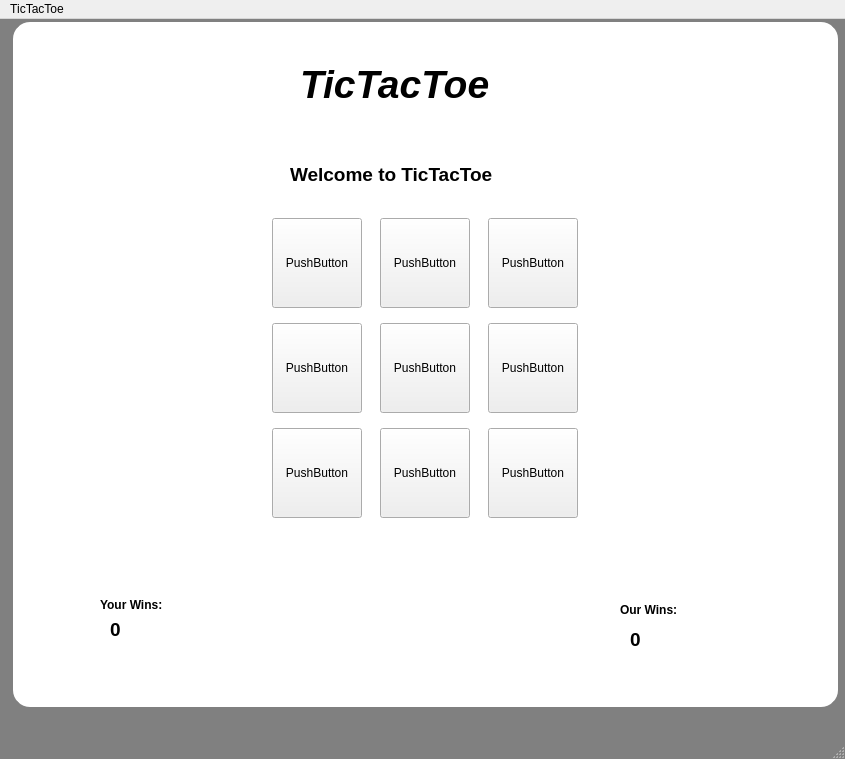
<?xml version="1.0" encoding="UTF-8"?>
<ui version="4.0">
 <class>MainWindow</class>
 <widget class="QMainWindow" name="MainWindow">
  <property name="geometry">
   <rect>
    <x>0</x>
    <y>0</y>
    <width>845</width>
    <height>759</height>
   </rect>
  </property>
  <property name="windowTitle">
   <string>MainWindow</string>
  </property>
  <property name="styleSheet">
   <string notr="true">#MainWindow {
background: gray;
}

#mainFrame {
border: 3px solid gray;
border-radius: 20px;
background: white;
background-image: url(:/grid);
background-repeat: no-repeat no-repeat;
background-position: center center;
background-attachment: fixed;
}

QLabel { background: transparent; }

#startXButton, #startOButton {
color: black;
background-color: QLinearGradient( x1: 0, y1: 0, x2: 0, y2: 1, stop: 0 #FF143C, stop: 0.1 #DD143C, stop: 0.49 #BB143C, stop: 0.5 #99143C, stop: 1 #BB143C);
border-width: 1px;
border-color: #339;
border-style: solid;
border-radius: 7;
padding: 3px;
}
#startXButton {
background-color: QLinearGradient( x1: 0, y1: 0, x2: 0, y2: 1, stop: 0 #3F3, stop: 0.1 #3E3, stop: 0.49 #2B2, stop: 0.5 #2A2, stop: 1 #2B2);
}

#sq1Button, #sq2Button, #sq3Button, #sq4Button, #sq5Button, #sq6Button, #sq7Button, #sq8Button, #sq9Button  { background: transparent; }</string>
  </property>
  <widget class="QWidget" name="centralwidget">
   <widget class="QFrame" name="mainFrame">
    <property name="enabled">
     <bool>true</bool>
    </property>
    <property name="geometry">
     <rect>
      <x>10</x>
      <y>0</y>
      <width>831</width>
      <height>691</height>
     </rect>
    </property>
    <property name="frameShape">
     <enum>QFrame::StyledPanel</enum>
    </property>
    <property name="frameShadow">
     <enum>QFrame::Raised</enum>
    </property>
    <widget class="QWidget" name="layoutWidget">
     <property name="geometry">
      <rect>
       <x>250</x>
       <y>190</y>
       <width>331</width>
       <height>321</height>
      </rect>
     </property>
     <layout class="QGridLayout" name="gridLayout">
      <item row="2" column="1">
       <widget class="QPushButton" name="box7">
        <property name="sizePolicy">
         <sizepolicy hsizetype="Minimum" vsizetype="MinimumExpanding">
          <horstretch>50</horstretch>
          <verstretch>50</verstretch>
         </sizepolicy>
        </property>
        <property name="minimumSize">
         <size>
          <width>90</width>
          <height>90</height>
         </size>
        </property>
        <property name="maximumSize">
         <size>
          <width>90</width>
          <height>90</height>
         </size>
        </property>
        <property name="text">
         <string>PushButton</string>
        </property>
       </widget>
      </item>
      <item row="0" column="0">
       <widget class="QPushButton" name="box3">
        <property name="sizePolicy">
         <sizepolicy hsizetype="Minimum" vsizetype="MinimumExpanding">
          <horstretch>100</horstretch>
          <verstretch>100</verstretch>
         </sizepolicy>
        </property>
        <property name="minimumSize">
         <size>
          <width>90</width>
          <height>90</height>
         </size>
        </property>
        <property name="maximumSize">
         <size>
          <width>90</width>
          <height>90</height>
         </size>
        </property>
        <property name="text">
         <string>PushButton</string>
        </property>
       </widget>
      </item>
      <item row="0" column="1">
       <widget class="QPushButton" name="box4">
        <property name="sizePolicy">
         <sizepolicy hsizetype="Minimum" vsizetype="MinimumExpanding">
          <horstretch>50</horstretch>
          <verstretch>50</verstretch>
         </sizepolicy>
        </property>
        <property name="minimumSize">
         <size>
          <width>90</width>
          <height>90</height>
         </size>
        </property>
        <property name="maximumSize">
         <size>
          <width>90</width>
          <height>90</height>
         </size>
        </property>
        <property name="text">
         <string>PushButton</string>
        </property>
       </widget>
      </item>
      <item row="1" column="1">
       <widget class="QPushButton" name="box2">
        <property name="sizePolicy">
         <sizepolicy hsizetype="Minimum" vsizetype="MinimumExpanding">
          <horstretch>50</horstretch>
          <verstretch>50</verstretch>
         </sizepolicy>
        </property>
        <property name="minimumSize">
         <size>
          <width>90</width>
          <height>90</height>
         </size>
        </property>
        <property name="maximumSize">
         <size>
          <width>90</width>
          <height>90</height>
         </size>
        </property>
        <property name="text">
         <string>PushButton</string>
        </property>
       </widget>
      </item>
      <item row="0" column="2">
       <widget class="QPushButton" name="box5">
        <property name="sizePolicy">
         <sizepolicy hsizetype="Minimum" vsizetype="MinimumExpanding">
          <horstretch>50</horstretch>
          <verstretch>50</verstretch>
         </sizepolicy>
        </property>
        <property name="minimumSize">
         <size>
          <width>90</width>
          <height>90</height>
         </size>
        </property>
        <property name="maximumSize">
         <size>
          <width>90</width>
          <height>90</height>
         </size>
        </property>
        <property name="text">
         <string>PushButton</string>
        </property>
       </widget>
      </item>
      <item row="1" column="0">
       <widget class="QPushButton" name="box1">
        <property name="sizePolicy">
         <sizepolicy hsizetype="Minimum" vsizetype="MinimumExpanding">
          <horstretch>50</horstretch>
          <verstretch>50</verstretch>
         </sizepolicy>
        </property>
        <property name="minimumSize">
         <size>
          <width>90</width>
          <height>90</height>
         </size>
        </property>
        <property name="maximumSize">
         <size>
          <width>90</width>
          <height>90</height>
         </size>
        </property>
        <property name="text">
         <string>PushButton</string>
        </property>
       </widget>
      </item>
      <item row="2" column="0">
       <widget class="QPushButton" name="box0">
        <property name="sizePolicy">
         <sizepolicy hsizetype="Minimum" vsizetype="MinimumExpanding">
          <horstretch>50</horstretch>
          <verstretch>50</verstretch>
         </sizepolicy>
        </property>
        <property name="minimumSize">
         <size>
          <width>90</width>
          <height>90</height>
         </size>
        </property>
        <property name="maximumSize">
         <size>
          <width>90</width>
          <height>90</height>
         </size>
        </property>
        <property name="text">
         <string>PushButton</string>
        </property>
       </widget>
      </item>
      <item row="1" column="2">
       <widget class="QPushButton" name="box6">
        <property name="sizePolicy">
         <sizepolicy hsizetype="Minimum" vsizetype="MinimumExpanding">
          <horstretch>50</horstretch>
          <verstretch>50</verstretch>
         </sizepolicy>
        </property>
        <property name="minimumSize">
         <size>
          <width>90</width>
          <height>90</height>
         </size>
        </property>
        <property name="maximumSize">
         <size>
          <width>90</width>
          <height>90</height>
         </size>
        </property>
        <property name="text">
         <string>PushButton</string>
        </property>
       </widget>
      </item>
      <item row="2" column="2">
       <widget class="QPushButton" name="box8">
        <property name="sizePolicy">
         <sizepolicy hsizetype="Minimum" vsizetype="MinimumExpanding">
          <horstretch>50</horstretch>
          <verstretch>50</verstretch>
         </sizepolicy>
        </property>
        <property name="minimumSize">
         <size>
          <width>90</width>
          <height>90</height>
         </size>
        </property>
        <property name="maximumSize">
         <size>
          <width>90</width>
          <height>90</height>
         </size>
        </property>
        <property name="text">
         <string>PushButton</string>
        </property>
       </widget>
      </item>
     </layout>
    </widget>
    <widget class="QLabel" name="label">
     <property name="geometry">
      <rect>
       <x>290</x>
       <y>30</y>
       <width>251</width>
       <height>71</height>
      </rect>
     </property>
     <property name="font">
      <font>
       <pointsize>29</pointsize>
       <weight>75</weight>
       <italic>true</italic>
       <bold>true</bold>
      </font>
     </property>
     <property name="text">
      <string>TicTacToe</string>
     </property>
    </widget>
    <widget class="QLabel" name="winMessage">
     <property name="geometry">
      <rect>
       <x>280</x>
       <y>130</y>
       <width>261</width>
       <height>51</height>
      </rect>
     </property>
     <property name="font">
      <font>
       <pointsize>14</pointsize>
       <weight>75</weight>
       <bold>true</bold>
      </font>
     </property>
     <property name="text">
      <string>Welcome to TicTacToe</string>
     </property>
    </widget>
    <widget class="QLabel" name="label_3">
     <property name="geometry">
      <rect>
       <x>90</x>
       <y>570</y>
       <width>81</width>
       <height>31</height>
      </rect>
     </property>
     <property name="font">
      <font>
       <pointsize>9</pointsize>
       <weight>75</weight>
       <bold>true</bold>
      </font>
     </property>
     <property name="text">
      <string>Your Wins:</string>
     </property>
    </widget>
    <widget class="QLabel" name="label_4">
     <property name="geometry">
      <rect>
       <x>610</x>
       <y>580</y>
       <width>81</width>
       <height>21</height>
      </rect>
     </property>
     <property name="font">
      <font>
       <pointsize>9</pointsize>
       <weight>75</weight>
       <bold>true</bold>
      </font>
     </property>
     <property name="text">
      <string>Our Wins:</string>
     </property>
    </widget>
    <widget class="QLabel" name="label_5">
     <property name="geometry">
      <rect>
       <x>100</x>
       <y>590</y>
       <width>51</width>
       <height>41</height>
      </rect>
     </property>
     <property name="font">
      <font>
       <pointsize>14</pointsize>
       <weight>75</weight>
       <italic>false</italic>
       <bold>true</bold>
      </font>
     </property>
     <property name="text">
      <string>0</string>
     </property>
    </widget>
    <widget class="QLabel" name="label_6">
     <property name="geometry">
      <rect>
       <x>620</x>
       <y>600</y>
       <width>51</width>
       <height>41</height>
      </rect>
     </property>
     <property name="font">
      <font>
       <pointsize>14</pointsize>
       <weight>75</weight>
       <italic>false</italic>
       <bold>true</bold>
      </font>
     </property>
     <property name="text">
      <string>0</string>
     </property>
    </widget>
   </widget>
  </widget>
  <widget class="QMenuBar" name="menubar">
   <property name="geometry">
    <rect>
     <x>0</x>
     <y>0</y>
     <width>845</width>
     <height>26</height>
    </rect>
   </property>
   <widget class="QMenu" name="menuTicTacToe">
    <property name="title">
     <string>TicTacToe</string>
    </property>
   </widget>
   <addaction name="menuTicTacToe"/>
  </widget>
  <widget class="QStatusBar" name="statusbar"/>
  <action name="action">
   <property name="text">
    <string/>
   </property>
  </action>
 </widget>
 <resources>
  <include location="tictactoeResources.qrc"/>
 </resources>
 <connections/>
</ui>
